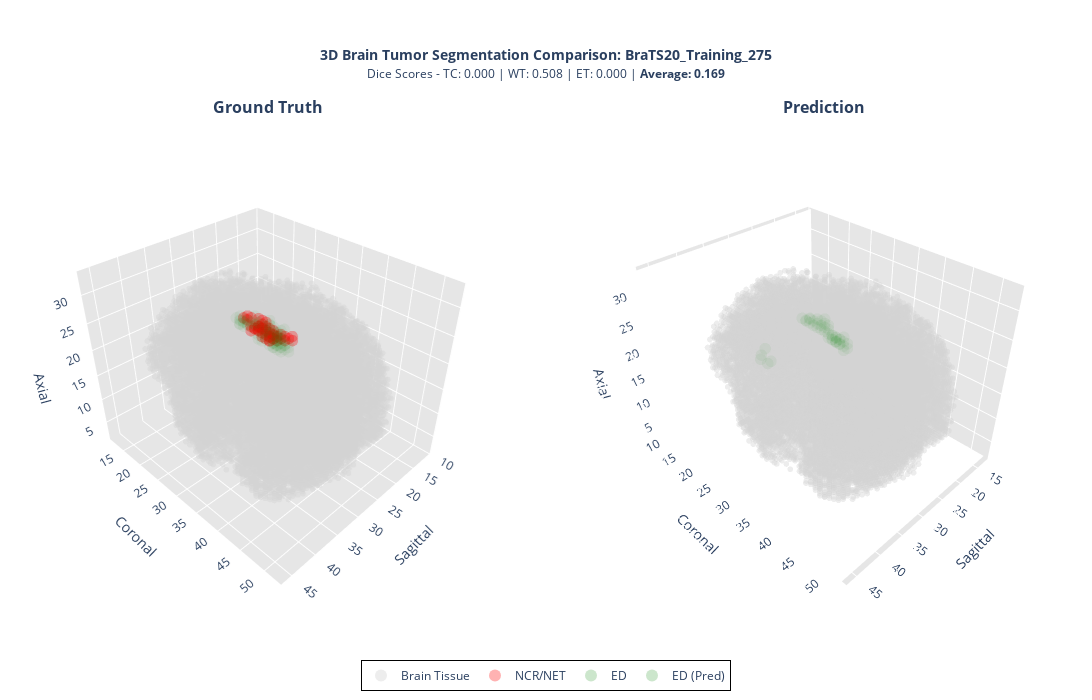

Notebook cell for this chart:
### Code cell
# 3D for worst
print(f"\nCreating side-by-side 3D comparison for WORST case: {predictions[worst_idx]['case_id']}")
print(f"Average Dice Score: {avg_dice_per_case[worst_idx]:.4f}")
print("="*80)
visualize_3d_comparison(predictions[worst_idx])

### Figure 1 — Plotly figure (JSON) as saved in the notebook; plotly's stock layout.template omitted (floating-point values rounded to 4 significant figures; data arrays with more than 128 entries replaced by an {"elided": "..."} marker saying what was removed)
{"data": [{"legendgroup": "brain", "marker": {"color": "lightgray", "opacity": 0.4, "size": 2}, "mode": "markers", "name": "Brain Tissue", "scene": "scene", "showlegend": true, "type": "scatter3d", "x": {"elided": "15000 int values"}, "y": {"elided": "15000 int values"}, "z": {"elided": "15000 int values"}}, {"legendgroup": "gt_1", "marker": {"color": "red", "opacity": 0.3, "size": 4}, "mode": "markers", "name": "NCR/NET", "scene": "scene", "showlegend": true, "type": "scatter3d", "x": [14, 17, 15, 17, 16, 13, 16, 16, 15, 14, 15, 17, 15, 14, 15, 16, 15, 16, 15, 16, 14, 17, 17, 15, 16, 16, 14, 15, 14, 16, 16, 17, 15, 16, 17, 14, 17, 16, 14, 14, 14, 15, 14, 17], "y": [15, 17, 22, 19, 22, 23, 17, 16, 16, 17, 19, 20, 19, 24, 17, 14, 17, 21, 23, 18, 18, 15, 16, 21, 19, 18, 22, 20, 21, 17, 20, 14, 20, 15, 18, 19, 16, 20, 17, 23, 16, 18, 19, 21], "z": [14, 14, 13, 13, 13, 13, 13, 13, 13, 13, 12, 13, 13, 13, 13, 15, 14, 13, 13, 13, 13, 15, 14, 13, 13, 14, 13, 12, 13, 14, 13, 15, 13, 15, 14, 13, 13, 12, 14, 13, 14, 13, 12, 13]}, {"legendgroup": "gt_2", "marker": {"color": "green", "opacity": 0.05, "size": 4}, "mode": "markers", "name": "ED", "scene": "scene", "showlegend": true, "type": "scatter3d", "x": [17, 14, 16, 15, 16, 15, 16, 14, 11, 16, 17, 18, 18, 16, 14, 16, 17, 15, 14, 16, 16, 13, 14, 17, 16, 15, 17, 15, 14, 16, 15, 16, 13, 17, 18, 13, 16, 14, 15, 14, 19, 13, 15, 15, 15, 18, 13, 13, 13, 14, 16, 17, 16, 14, 13, 13, 15, 15, 14, 18, 17, 14, 15, 13, 17, 15, 14, 16, 14, 17, 17, 16, 16, 15, 15, 15], "y": [21, 15, 22, 17, 16, 24, 14, 16, 19, 18, 22, 15, 14, 14, 22, 15, 18, 18, 20, 19, 23, 17, 23, 13, 23, 23, 15, 18, 18, 17, 21, 15, 20, 14, 15, 18, 21, 23, 20, 22, 15, 19, 21, 15, 16, 14, 18, 20, 17, 20, 21, 21, 22, 21, 20, 19, 15, 23, 17, 13, 22, 21, 21, 17, 13, 15, 18, 13, 20, 19, 17, 22, 19, 22, 22, 22], "z": [14, 13, 11, 12, 14, 11, 14, 13, 12, 12, 13, 15, 14, 13, 12, 14, 12, 12, 11, 14, 12, 12, 12, 15, 11, 11, 14, 14, 14, 12, 14, 13, 13, 14, 14, 13, 11, 11, 11, 11, 15, 12, 12, 13, 14, 15, 12, 12, 14, 12, 12, 12, 14, 11, 11, 11, 14, 12, 12, 15, 12, 12, 11, 13, 14, 15, 12, 14, 13, 12, 13, 12, 12, 12, 14, 11]}, {"legendgroup": "brain2", "marker": {"color": "lightgray", "opacity": 0.4, "size": 2}, "mode": "markers", "name": "Brain Tissue", "scene": "scene2", "showlegend": false, "type": "scatter3d", "x": {"elided": "15000 int values"}, "y": {"elided": "15000 int values"}, "z": {"elided": "15000 int values"}}, {"legendgroup": "pred_2", "marker": {"color": "green", "opacity": 0.05, "size": 4}, "mode": "markers", "name": "ED (Pred)", "scene": "scene2", "showlegend": true, "type": "scatter3d", "x": [15, 14, 15, 15, 16, 16, 15, 18, 27, 15, 17, 15, 16, 25, 16, 15, 16, 16, 17, 15, 16, 16, 16, 16, 15, 17, 14, 15, 15, 27, 27, 16, 15, 18, 17, 15, 14, 15, 15, 15, 16, 17, 16, 15, 26, 16], "y": [20, 16, 18, 20, 23, 14, 21, 15, 15, 16, 15, 22, 18, 11, 16, 23, 20, 19, 22, 16, 15, 22, 17, 22, 22, 15, 16, 19, 17, 12, 14, 15, 23, 14, 21, 15, 17, 22, 15, 21, 20, 14, 21, 18, 11, 21], "z": [11, 13, 12, 12, 11, 14, 12, 15, 10, 13, 14, 13, 13, 10, 13, 12, 13, 12, 13, 14, 13, 13, 13, 12, 11, 15, 14, 12, 13, 9, 9, 14, 11, 15, 13, 14, 13, 12, 13, 11, 12, 14, 12, 13, 9, 13]}], "layout": {"annotations": [{"font": {"size": 16}, "showarrow": false, "text": "<b>Ground Truth</b>", "x": 0.245, "xanchor": "center", "xref": "paper", "y": 1, "yanchor": "bottom", "yref": "paper"}, {"font": {"size": 16}, "showarrow": false, "text": "<b>Prediction</b>", "x": 0.755, "xanchor": "center", "xref": "paper", "y": 1, "yanchor": "bottom", "yref": "paper"}], "height": 700, "legend": {"bgcolor": "rgba(255,255,255,0.6)", "bordercolor": "black", "borderwidth": 1, "font": {"size": 12}, "itemsizing": "constant", "orientation": "h", "x": 0.5, "xanchor": "center", "y": -0.08, "yanchor": "top"}, "margin": {"b": 80, "l": 0, "r": 0, "t": 120}, "scene": {"aspectmode": "data", "camera": {"eye": {"x": 1.5, "y": 1.5, "z": 1.5}}, "domain": {"x": [0, 0.49], "y": [0, 1]}, "xaxis": {"backgroundcolor": "rgb(230, 230,230)", "showbackground": true, "title": {"text": "Sagittal"}}, "yaxis": {"backgroundcolor": "rgb(230, 230,230)", "showbackground": true, "title": {"text": "Coronal"}}, "zaxis": {"backgroundcolor": "rgb(230, 230,230)", "showbackground": true, "title": {"text": "Axial"}}}, "scene2": {"aspectmode": "data", "camera": {"eye": {"x": 1.5, "y": 1.5, "z": 1.5}}, "domain": {"x": [0.51, 1], "y": [0, 1]}, "xaxis": {"backgroundcolor": "rgb(230, 230,230)", "showbackground": true, "title": {"text": "Sagittal"}}, "yaxis": {"backgroundcolor": "rgb(230, 230,230)", "showbackground": true, "title": {"text": "Coronal"}}, "zaxis": {"backgroundcolor": "rgb(230, 230,230)", "showbackground": true, "title": {"text": "Axial"}}}, "title": {"font": {"size": 14}, "text": "<b>3D Brain Tumor Segmentation Comparison: BraTS20_Training_275</b><br><span style=\"font-size:12px\">Dice Scores - TC: 0.000 | WT: 0.508 | ET: 0.000 | <b>Average: 0.169</b></span>", "x": 0.5, "xanchor": "center"}, "width": 1400}}
